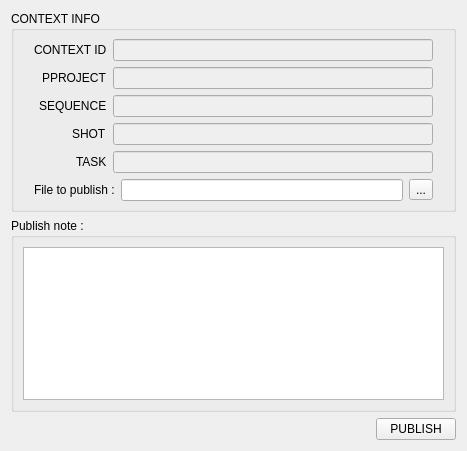
<?xml version="1.0" encoding="UTF-8"?>
<ui version="4.0">
 <class>Form</class>
 <widget class="QWidget" name="Form">
  <property name="geometry">
   <rect>
    <x>0</x>
    <y>0</y>
    <width>467</width>
    <height>451</height>
   </rect>
  </property>
  <property name="minimumSize">
   <size>
    <width>467</width>
    <height>441</height>
   </size>
  </property>
  <property name="windowTitle">
   <string>Publisher</string>
  </property>
  <layout class="QVBoxLayout" name="verticalLayout">
   <item>
    <widget class="QGroupBox" name="groupBox">
     <property name="sizePolicy">
      <sizepolicy hsizetype="Preferred" vsizetype="Minimum">
       <horstretch>0</horstretch>
       <verstretch>0</verstretch>
      </sizepolicy>
     </property>
     <property name="title">
      <string>CONTEXT INFO</string>
     </property>
     <layout class="QVBoxLayout" name="verticalLayout_2">
      <property name="leftMargin">
       <number>20</number>
      </property>
      <property name="topMargin">
       <number>8</number>
      </property>
      <property name="rightMargin">
       <number>20</number>
      </property>
      <property name="bottomMargin">
       <number>8</number>
      </property>
      <item>
       <layout class="QFormLayout" name="formLayout">
        <property name="labelAlignment">
         <set>Qt::AlignRight|Qt::AlignTrailing|Qt::AlignVCenter</set>
        </property>
        <item row="0" column="0">
         <widget class="QLabel" name="label">
          <property name="text">
           <string>CONTEXT ID</string>
          </property>
         </widget>
        </item>
        <item row="0" column="1">
         <widget class="QLineEdit" name="context">
          <property name="enabled">
           <bool>false</bool>
          </property>
         </widget>
        </item>
        <item row="1" column="0">
         <widget class="QLabel" name="label_3">
          <property name="text">
           <string>PPROJECT</string>
          </property>
         </widget>
        </item>
        <item row="2" column="0">
         <widget class="QLabel" name="label_4">
          <property name="text">
           <string>SEQUENCE</string>
          </property>
         </widget>
        </item>
        <item row="3" column="0">
         <widget class="QLabel" name="label_5">
          <property name="text">
           <string>SHOT</string>
          </property>
         </widget>
        </item>
        <item row="4" column="0">
         <widget class="QLabel" name="label_7">
          <property name="text">
           <string>TASK</string>
          </property>
         </widget>
        </item>
        <item row="1" column="1">
         <widget class="QLineEdit" name="project">
          <property name="enabled">
           <bool>false</bool>
          </property>
         </widget>
        </item>
        <item row="2" column="1">
         <widget class="QLineEdit" name="sequence">
          <property name="enabled">
           <bool>false</bool>
          </property>
         </widget>
        </item>
        <item row="3" column="1">
         <widget class="QLineEdit" name="shot">
          <property name="enabled">
           <bool>false</bool>
          </property>
         </widget>
        </item>
        <item row="4" column="1">
         <widget class="QLineEdit" name="task">
          <property name="enabled">
           <bool>false</bool>
          </property>
         </widget>
        </item>
       </layout>
      </item>
      <item>
       <layout class="QHBoxLayout" name="horizontalLayout_3">
        <property name="sizeConstraint">
         <enum>QLayout::SetNoConstraint</enum>
        </property>
        <item>
         <widget class="QLabel" name="label_6">
          <property name="sizePolicy">
           <sizepolicy hsizetype="Maximum" vsizetype="Preferred">
            <horstretch>0</horstretch>
            <verstretch>0</verstretch>
           </sizepolicy>
          </property>
          <property name="text">
           <string>File to publish :</string>
          </property>
         </widget>
        </item>
        <item>
         <widget class="QLineEdit" name="publish_file_path">
          <property name="enabled">
           <bool>true</bool>
          </property>
         </widget>
        </item>
        <item>
         <widget class="QToolButton" name="select_publish_file_button">
          <property name="text">
           <string>...</string>
          </property>
         </widget>
        </item>
       </layout>
      </item>
     </layout>
    </widget>
   </item>
   <item>
    <widget class="QGroupBox" name="groupBox_2">
     <property name="title">
      <string>Publish note :</string>
     </property>
     <layout class="QVBoxLayout" name="verticalLayout_3">
      <item>
       <widget class="QPlainTextEdit" name="publish_note"/>
      </item>
     </layout>
    </widget>
   </item>
   <item alignment="Qt::AlignRight">
    <widget class="QPushButton" name="publish_button">
     <property name="sizePolicy">
      <sizepolicy hsizetype="Maximum" vsizetype="Fixed">
       <horstretch>0</horstretch>
       <verstretch>0</verstretch>
      </sizepolicy>
     </property>
     <property name="text">
      <string>PUBLISH</string>
     </property>
    </widget>
   </item>
  </layout>
 </widget>
 <resources/>
 <connections/>
</ui>
